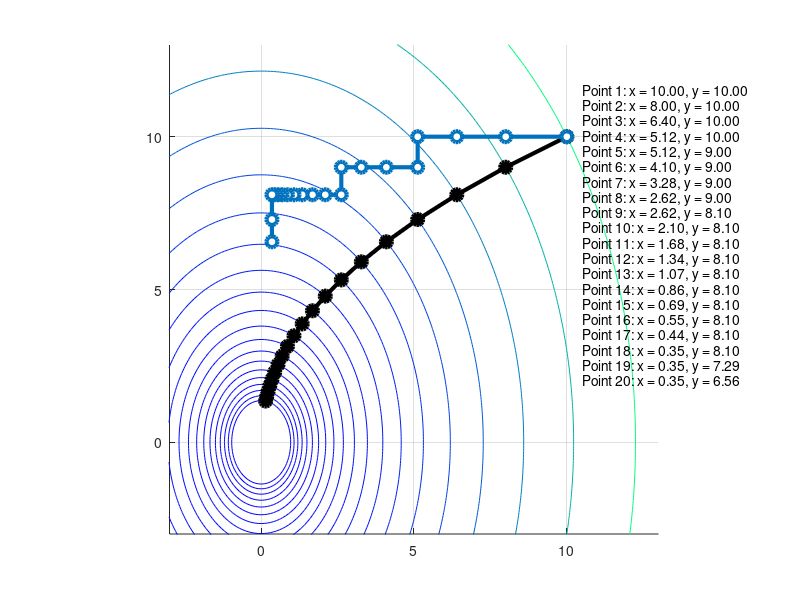

Write the MATLAB code that produced this figure.
f =@(x,y) x.^2 + .5 .* y.^2;
xgradient =@(x,y) 2.*x;
ygradient =@(x,y) y;

x0 = 10;
y0 = 10;


num_data_points = 20;
x_list = zeros(1,num_data_points);
y_list = zeros(1,num_data_points);
z_list = zeros(1,num_data_points);

x=x0;
y=y0;
theta = [0:.001:2*pi()]; 


hold all

rand_seq_accept = randi([0,1], num_data_points, 1);

x_random_list = zeros(1, num_data_points);
y_random_list = zeros(1, num_data_points);


x_rand = x0;
y_rand = y0;

for i=1:num_data_points
    x_random_list(1,i) = x_rand;
    y_random_list(1,i) = y_rand;
    
    x_rand = x_rand - .1 * rand_seq_accept(i,1) * xgradient(x_rand,y_rand);
    y_rand = y_rand - .1 * (1 - rand_seq_accept(i,1)) * ygradient(x_rand,y_rand);
    
end

for i=1:num_data_points
    x_list(1,i) = x;
    y_list(1,i) = y;
    z_list(1,i) = f(x,y);

    
    x = x - .1 * xgradient(x, y);
    y = y - .1 * ygradient(x,y);
    
    
%     plot(cos(theta), sqrt(f(x,y) ./ .5) .* sin(theta));
        

end

colormap winter
[X, Y] = meshgrid(-100:.1:100,-100:.1:100);
z=f(X,Y);
contour(X,Y,z,z_list(1,:));

plot(x_list, y_list, '-ko', 'linewidth', 3, 'markersize', 8, 'markerfacecolor', 'k');
plot(x_random_list, y_random_list, '-o', 'linewidth', 3, 'markersize', 8, 'markerfacecolor', 'white');

xlim([-3,13])
ylim([-3,13])

epsilon = 2;

textlist = {};
for i=1:num_data_points
    textstring = sprintf('Point %.0f: x = %.2f, y = %.2f', i, x_random_list(1,i), y_random_list(1,i));
    textlist{i} = textstring;
    xtemp = 10.5; %x_random_list(1,i)+epsilon;
    ytemp = 12 - i/2;   y_random_list(1,i);
    
    
    text(xtemp, ytemp, textstring);
%     annotation('textarrow', [x_random_list(1,i), 11], [y_random_list(1,i), y_random_list(1,i)], 'string', textstring);

end
% legend(textlist, 'Location', 'northeast', 'NumColumns', 1)
% legend(textlist)

grid on
axis square